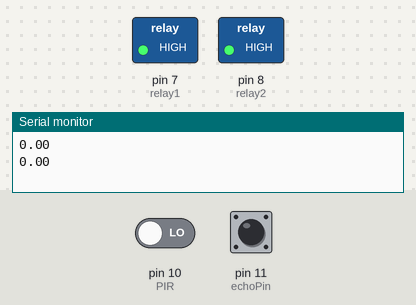
The sketch below on a simulated Arduino Uno, built with avr-gcc and run on an emulated ATmega328P. On the bench: switched loads named in the sketch (green lamp = pin HIGH), the last lines printed to the serial monitor. The test bench sets the inputs (shaded band); at power-on: pin 10 (PIR) LOW, pin 11 (echoPin) LOW. Pins used as bus, display or sensor lines are not drawn.

Above: at 1.2 s.
1.3 s: pin 10 (PIR) driven HIGH
At 3.0 s:
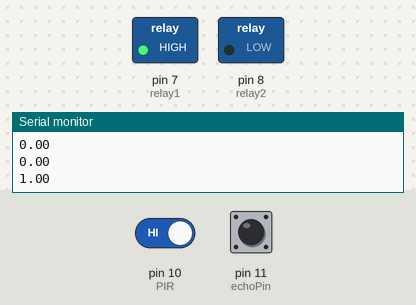
3.5 s: pin 10 (PIR) driven LOW
At 4.9 s:
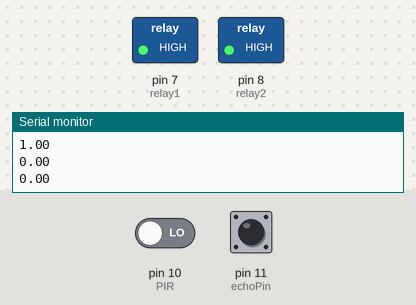
5.5 s: pin 11 (echoPin) pulsed HIGH 2 times (0.12 s each, 0.3 s apart)
At 6.5 s:
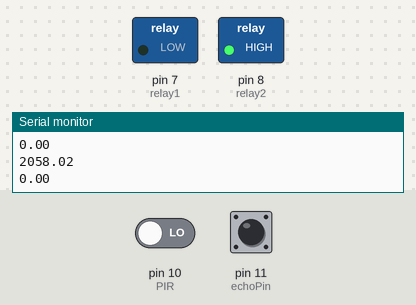
Timing chart, 0 to 8.5 s (numbered marks = the images above; inputs shaded):
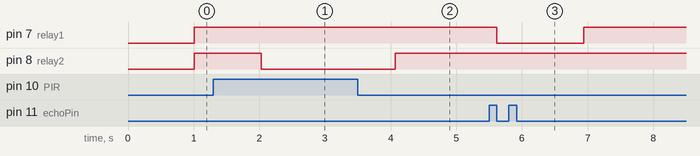

The sketch:

Kamar_Mandi_Otomatis.ino
```cpp
#define echoPin 11 //Echo Pin ultra sonik
#define trigPin 12 //Trigger Pin ultra sonik
#define PIR 10 // Sensor Pir
#define relay1 7 // Relay pompa air
#define relay2 8 // Relay lampu
int relay_on = 0;
int relay_off = 1;
void setup() {
   // put your setup code here, to run once:
  Serial.begin(9600);
  pinMode(trigPin, OUTPUT); // Menjadikan trigPin menjadi OUTPUT
  pinMode(echoPin, INPUT); // Menjadikan echoPin menjadi INPUT
  pinMode(PIR, INPUT); // menjadikan PIR menjadi INPUT
  pinMode(relay1, OUTPUT); // Menjadikan relay1 menjadi OUTPUT
  pinMode(relay2, OUTPUT); // Menjadikan relay2 menjadi OUTPUT

}

void loop() {
  // put your main code here, to run repeatedly:
  digitalWrite(trigPin, HIGH);
  delay (10);
  digitalWrite(trigPin, LOW);
  double data = pulseIn(echoPin, HIGH);
  double jarak = 0.0343 *(data/2);
  double onpir = digitalRead(PIR);

  Serial.println(jarak);
  Serial.println(onpir);

  if (jarak > 5 && onpir == LOW){
    digitalWrite(relay1, relay_on);
    digitalWrite(relay2, relay_off);
  } else if (jarak <= 5 && onpir == LOW){
    digitalWrite(relay1,relay_off);
    digitalWrite(relay2,relay_off);
  } else if (jarak >= 12 && onpir == HIGH){
    digitalWrite(relay1, relay_on);
    digitalWrite(relay2, relay_on);
  } else if (jarak <= 5 && onpir == HIGH){
    digitalWrite(relay1, relay_off);
    digitalWrite(relay2, relay_on);
  }

  delay(10);
}
```

Measured:
- after the input at 1.3 s, pin 8 (relay2): HIGH → LOW after 0.73 s
- after the input at 3.5 s, pin 8 (relay2): LOW → HIGH after 0.57 s
- after the input at 5.5 s, pin 7 (relay1): HIGH → LOW after 0.12 s, → HIGH 1.3 s later
